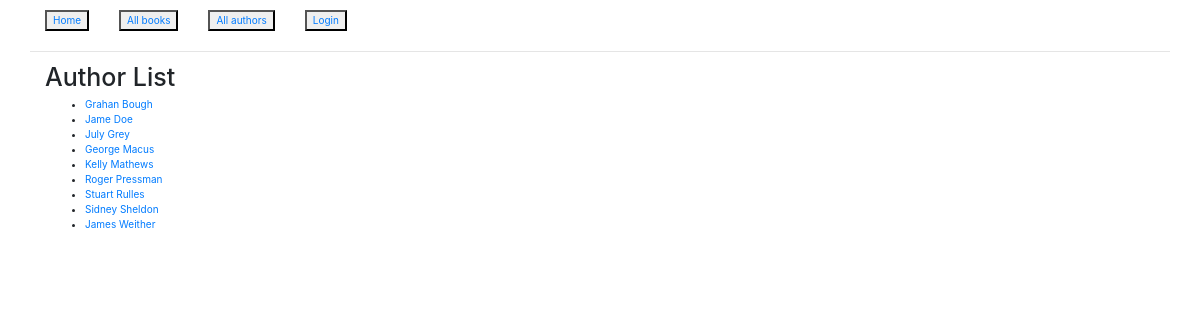
Screenshot of /catalog/authors/ with the database file from the repository.
### catalog/models.py (models this page shows, shortened)
class Author(models.Model):
    first_name = models.CharField(max_length=100)
    last_name = models.CharField(max_length=100)
    date_of_birth = models.DateField(null=True, blank=True)
    date_of_death = models.DateField('Died', null=True, blank=True)
    def get_absolute_url(self):
        return reverse('author-detail', args=[str(self.id)])
    class Meta:
        ordering = ['last_name']

### catalog/views.py (the view)
class AuthorListView(generic.ListView):
    model = Author
    paginate_by = 10

### catalog/templates/catalog/author_list.html (shortened to what this page needs)
{% extends "base_generic.html" %}
{% block content %}
    <h1>Author List</h1>
    {% if author_list %}
        <ul>
        {% for author in author_list %}
            <li><a href="{{ author.get_absolute_url }}">{{ author.first_name }} {{ author.last_name }}</a>
            </li>
        {% endfor %}
        </ul>
    {% else %}
        <p>There are no authors in the library</p>
    {% endif %}
{% endblock %}

### rows the page displays
Author: first_name "Grahan", last_name "Bough"
Author: first_name "Jame", last_name "Doe"
Author: first_name "July", last_name "Grey"
Author: first_name "George", last_name "Macus"
Author: first_name "Kelly", last_name "Mathews"
Author: first_name "Roger", last_name "Pressman"
Author: first_name "Stuart", last_name "Rulles"
Author: first_name "Sidney", last_name "Sheldon"
Author: first_name "James", last_name "Weither"
